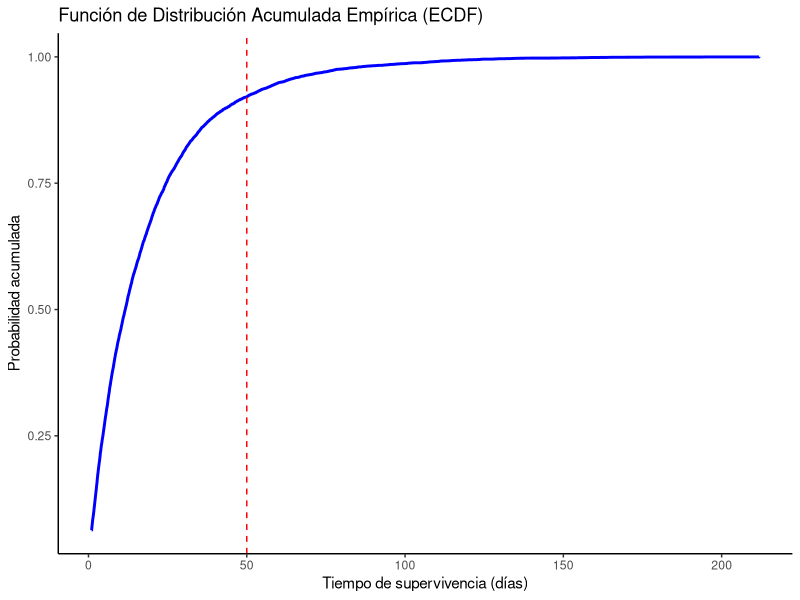
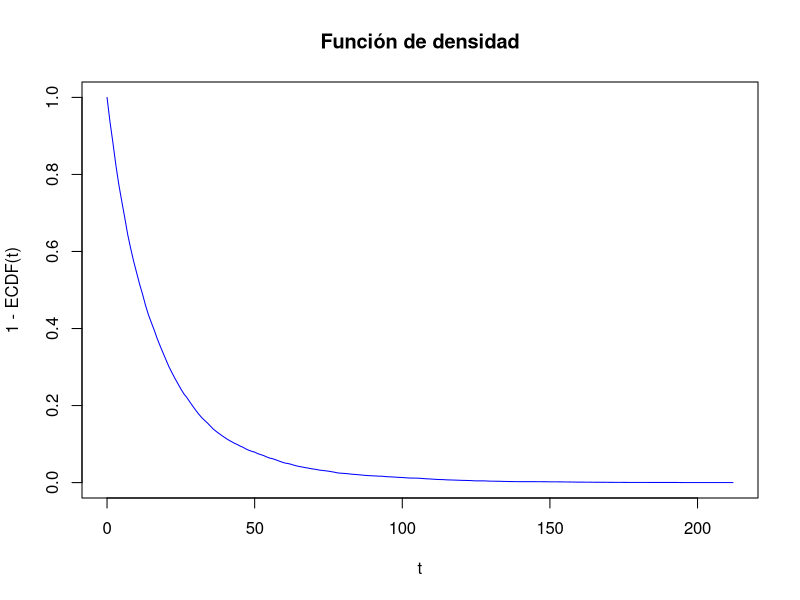
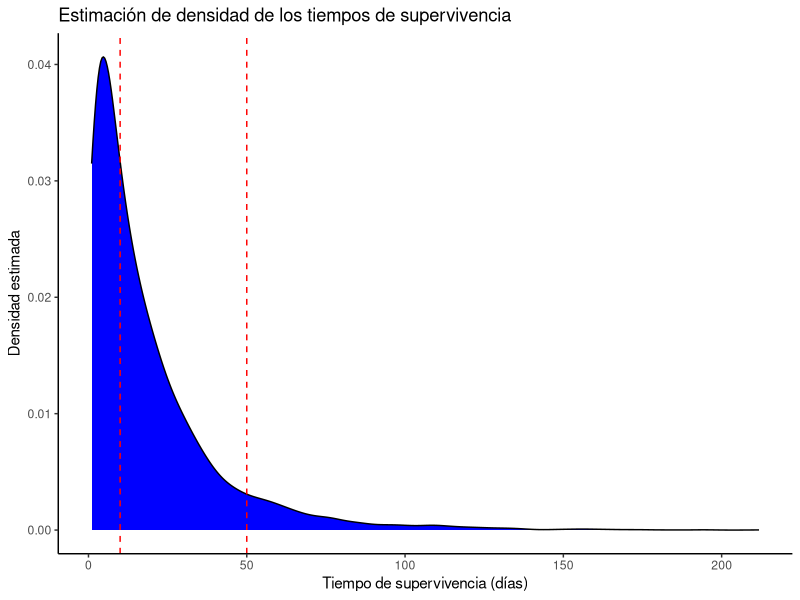
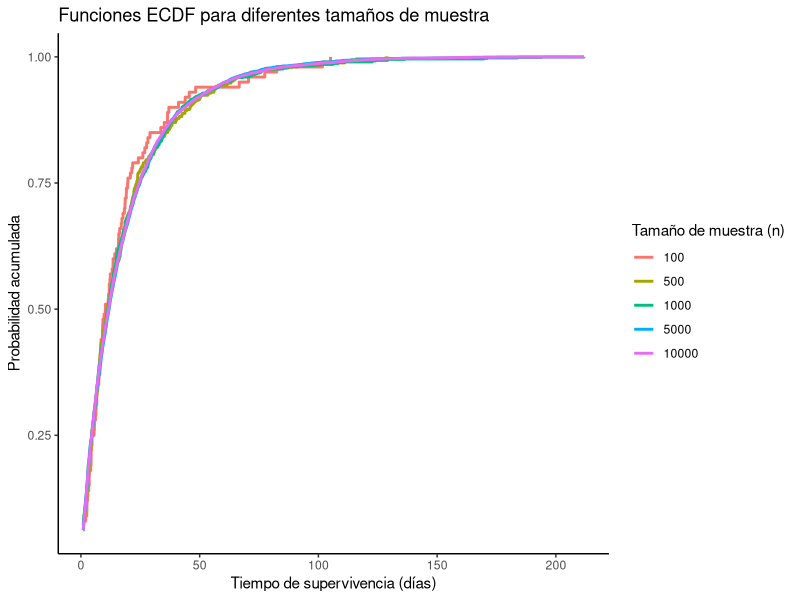
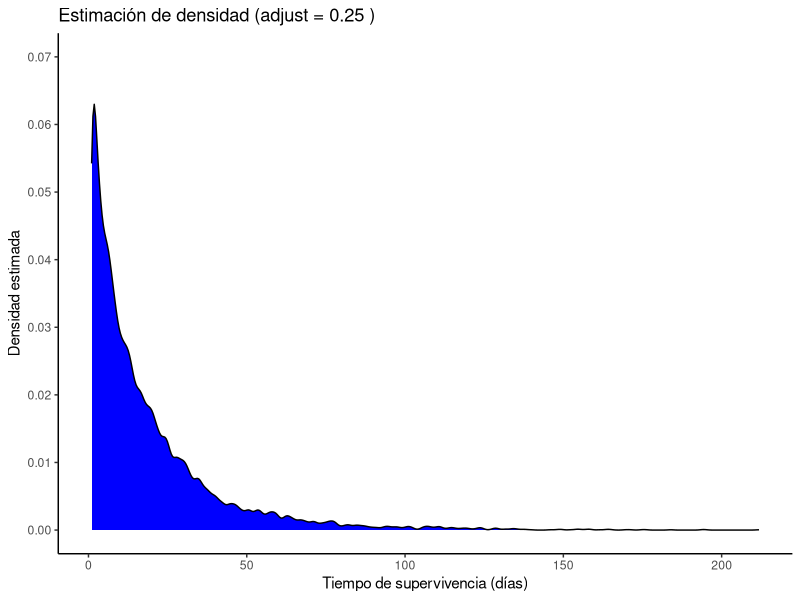
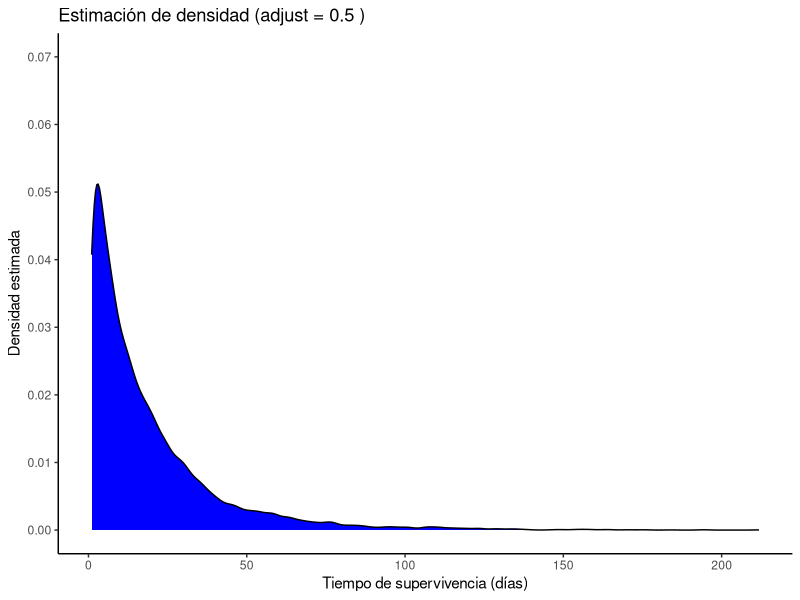
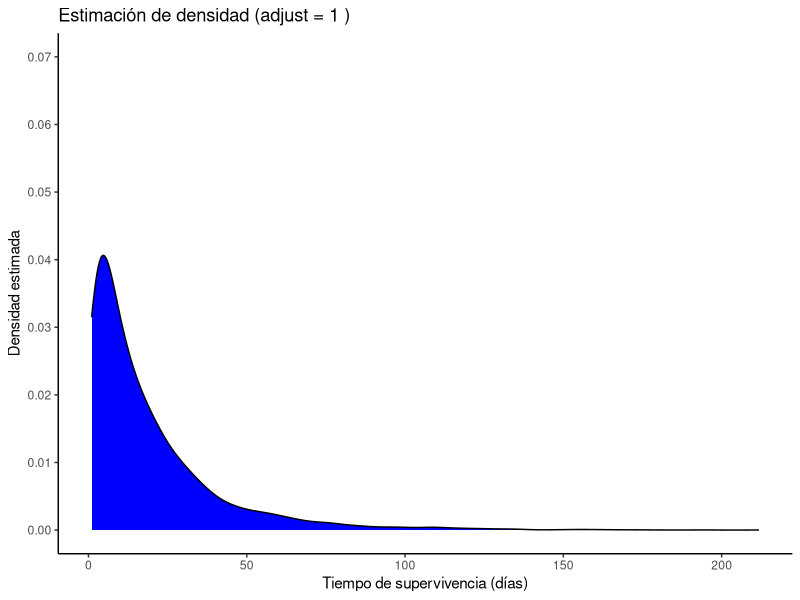
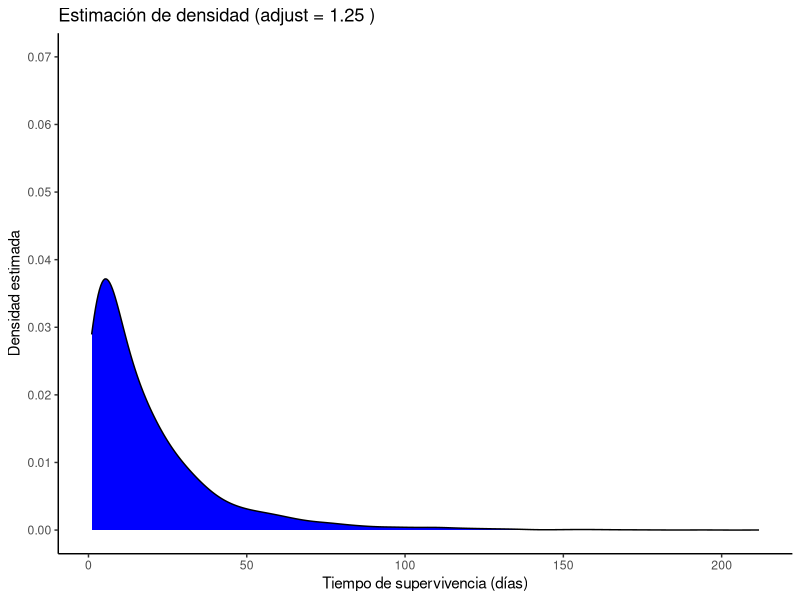

These figures' R source, in order:
library(tidyverse)
#hola
#chau
rm(list = ls())

#setwd("C:\\LUCA\\UdeSA\\Métodos Econométricos y Organización Industrial Aplicada\\TPs\\TP 1")
#setwd("nina")
#setwd("lujan")
datos <- read.csv("Base de datos TP 1.csv")

#1. Estimen y grafiquen la función de distribución acumulada para toda la muestra (ecdf), sin distinguir entre diferentes 
#grupos de personas. Interpreten el valor de la ECDF cuando el tiempo de supervivencia es 50 unidades de tiempo.

ggplot(datos, aes(x = time)) +
  stat_ecdf(color = "blue", pad = F, linewidth = 1) +
  geom_vline(xintercept = 50, linetype = "dashed", color = "red") +
  labs(title = "Función de Distribución Acumulada Empírica (ECDF)",
       x = "Tiempo de supervivencia (días)",
       y = "Probabilidad acumulada") +
  theme_classic()

#Tiempo de supervivencia es 50 días
ecdf_fun <- ecdf(datos$time)
ecdf_fun(50)

#2. Estimen y grafiquen la función de supervivencia e interpreten los resultados obtenidos, ¿cómo describirían los resultados 
#del tratamiento sobre la supervivencia? (mayores momentos de mortalidad, tiempo mediano de supervivencia, etc). 1 Bonus: pue
#-den agregar intervalos de confianza.

t_values <- 0:212
densidad <- numeric(length(t_values))

# Calcular 1 - ECDF(t)
for (i in seq_along(t_values)) {
  t <- t_values[i]
  densidad[i] <- 1 - ecdf_fun(t)
}

# Graficamos
plot(t_values, densidad, type = "l", col = "blue",
     xlab = "t", ylab = "1 - ECDF(t)", main = "Función de densidad")

#3. Estimen la densidad de los tiempos de supervivencia utilizando alguno de los kernels vistos en clase (definan el bandwith 
#con la Regla de Oro de Silverman) y grafiquen. ¿Cuáles son los tiempos de supervivencia más comunes? ¿Qué pueden decir sobre 
#la variabilidad de los tiempos de supervivencia? Comparen la densidad estimada en el tiempo 50 y 10 e interpreten.

#Por simplicidad, usamos el kernel gaussiano de segundo órden, donde el bandwith óptimo según la regla de oro tiene la siguien
#-te expresión: h = 1.06 * sigma_hat * n ^ {-1 / 5}. Luego:

n <- length(datos$time)
sigma_hat <- sd(datos$time)
bw_gr <- 1.06 * sigma_hat * n ^ (-1/5)

densidad <- density(datos$time, kernel = "gaussian", bw = bw_gr, adjust = 1)

#10 tiempos más comunes
top_10 <- densidad$x[order(densidad$y, decreasing = T)[1:10]]
print(top_10)

#Densidad estimada en time = 50 vs time = 10
dens_10 <- approx(densidad$x, densidad$y, xout = 10)$y
dens_50 <- approx(densidad$x, densidad$y, xout = 50)$y

cat("Densidad estimada en el tiempo 10:", dens_10, "Densidad estimada en el tiempo 50:", dens_50, "\n")

#Graficamos
ggplot(datos, aes(x = time)) +
  geom_density(kernel = "gaussian", bw = bw_gr, adjust = 1, fill = "blue") +
  geom_vline(xintercept = c(10, 50), linetype = "dashed", color = "red") +
  labs(title = "Estimación de densidad de los tiempos de supervivencia",
       x = "Tiempo de supervivencia (días)",
       y = "Densidad estimada") +
  theme_classic()

#4. Generen un grupo de gráficos que muestre cómo cambia la estimacion de la función de distribución acumulada empírica a medi
#-da que aumenta la cantidad de observaciones. Para esto pueden sacar muestras aleatorias de la base con diferente cantidad de 
#observaciones. Expliquen lo que observan.

tamaño <- c(100, 500, 1000, 5000, 10000)

df_total <- data.frame()

for (n in tamaño) {
  muestra <- sample(datos$time, size = n, replace = FALSE)
  df <- data.frame(time = muestra, n = as.factor(n))
  df_total <- rbind(df_total, df)
}

ggplot(df_total, aes(x = time, color = n)) +
  stat_ecdf(linewidth = 1, pad = F) +
  labs(title = "Funciones ECDF para diferentes tamaños de muestra",
       x = "Tiempo de supervivencia (días)",
       y = "Probabilidad acumulada",
       color = "Tamaño de muestra (n)") +
  theme_classic()

#5. Generen un grupo de gráficos que muestre cómo cambia la estimación de densidad de los tiempos de supervivencia para dife
#-rentes valores del bandwith (utilice un kernel Gaussiano). Expliquen lo que observan.

output_folder <- "graficos_density"
if (!dir.exists(output_folder)) dir.create(output_folder)

adjust <- c(0.25, 0.5, 1, 1.25, 1.5, 2)

for (i in adjust) {
  plot <- ggplot(datos, aes(x = time)) +
    geom_density(kernel = "gaussian", bw = bw_gr, adjust = i, fill = "blue") +
    scale_y_continuous(limits = c(0, 0.07), breaks = seq(0, 0.07, 0.01)) +
    labs(title = paste("Estimación de densidad (adjust =", i, ")"),
         x = "Tiempo de supervivencia (días)", y = "Densidad estimada") +
    theme_classic()
  
  print(plot)
  
  file_name <- paste0("grafico_density_", i, ".png")
  ggsave(file.path(output_folder, file_name), plot, width = 11, height = 11, dpi = 300)
}
#6
#mujer enferma vs mujer no enferma vs hombre enfermo vs hombre no enfermo
